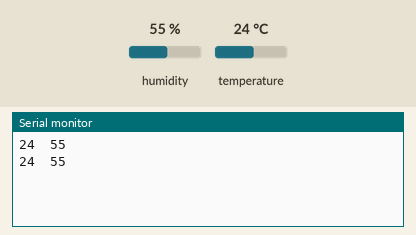
Recording of a sketch running on a simulated Arduino Uno, built with avr-gcc and run on an emulated ATmega328P. Shown: the last lines printed to the serial monitor. The test bench sets the inputs (shaded band); at power-on: humidity 55 %, temperature 24 °C.

Above: at 2.0 s.
2.1 s: humidity set to 22 %
At 3.5 s:
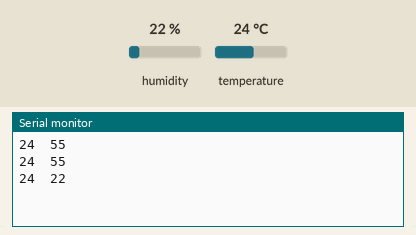
3.8 s: temperature set to 12 °C
At 3.8 s:
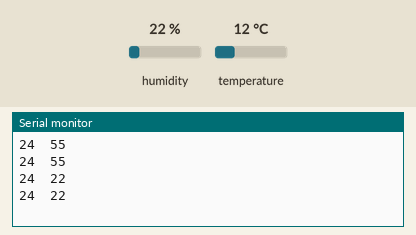
5.5 s: humidity set to 40 %
At 6.8 s:
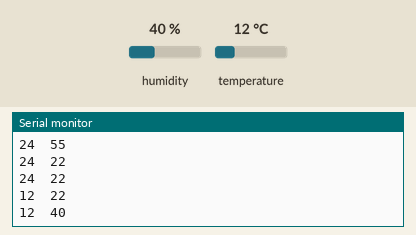
Timing chart, 0 to 8.5 s (numbered marks = the images above; inputs shaded):
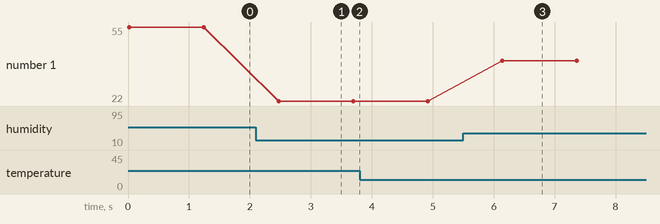

Measured:
- after the input at 2.1 s, the serial monitor: prints a new line after 0.37 s (image 1)
- after the input at 5.5 s, the serial monitor: prints a new line after 0.64 s (image 3)
- plotted number 1: 55 → 22 after the input at 2.1 s, 22 → 40 after the input at 5.5 s

The sketch:

dht11.ino
```cpp
#include <dht.h>


int humi;
int temp;
dht DHT1;

#define DHT11_PIN A1

void setup(){
  Serial.begin(9600);
  pinMode(DHT11_PIN, INPUT);
}

void loop()
{
  int chk = DHT1.read11(DHT11_PIN);                            //DHT
  temp = DHT1.temperature;
  humi = DHT1.humidity;

  //Serial.print("Temperature = ");
  Serial.print(temp);
  Serial.print("\t");
  //Serial.print("Humidity = ");
  Serial.println(humi);
  delay(1200);
}
```
